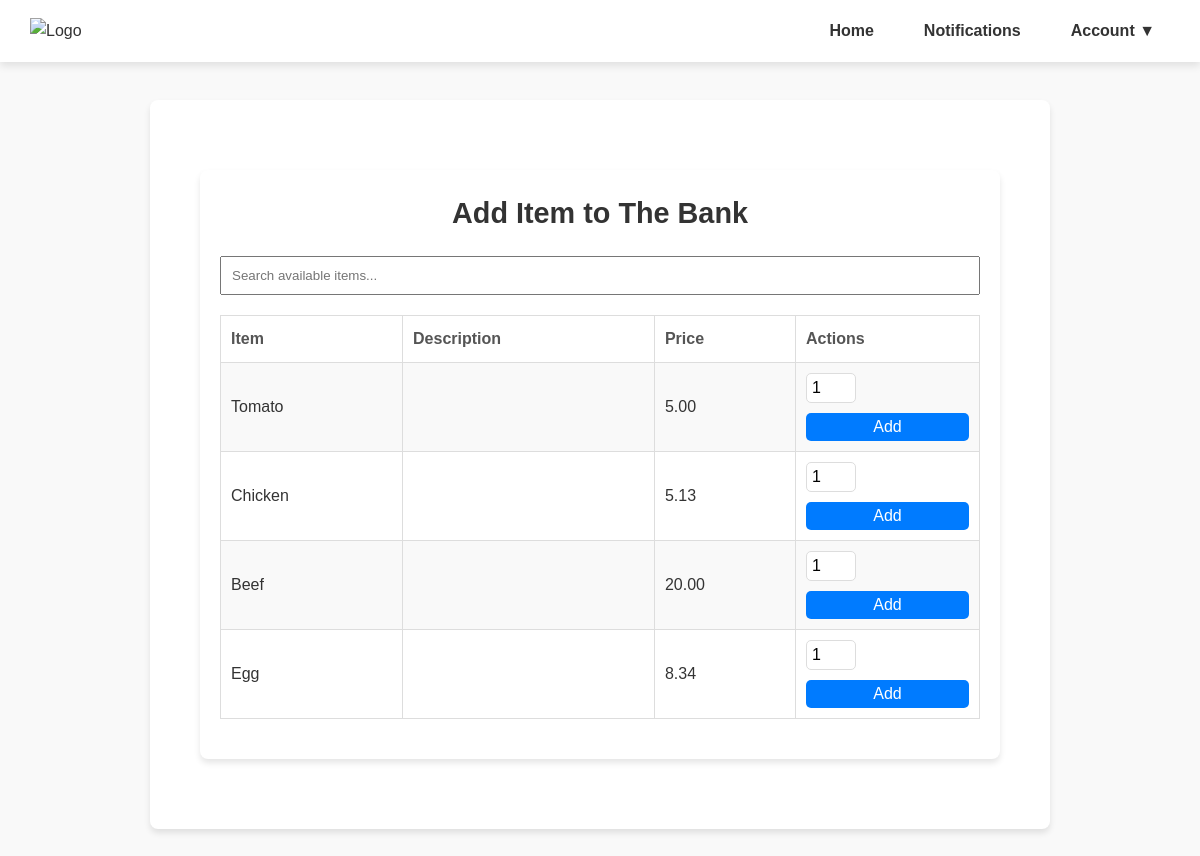
Before: /cart/1/add/ (signed in) with the older database file.
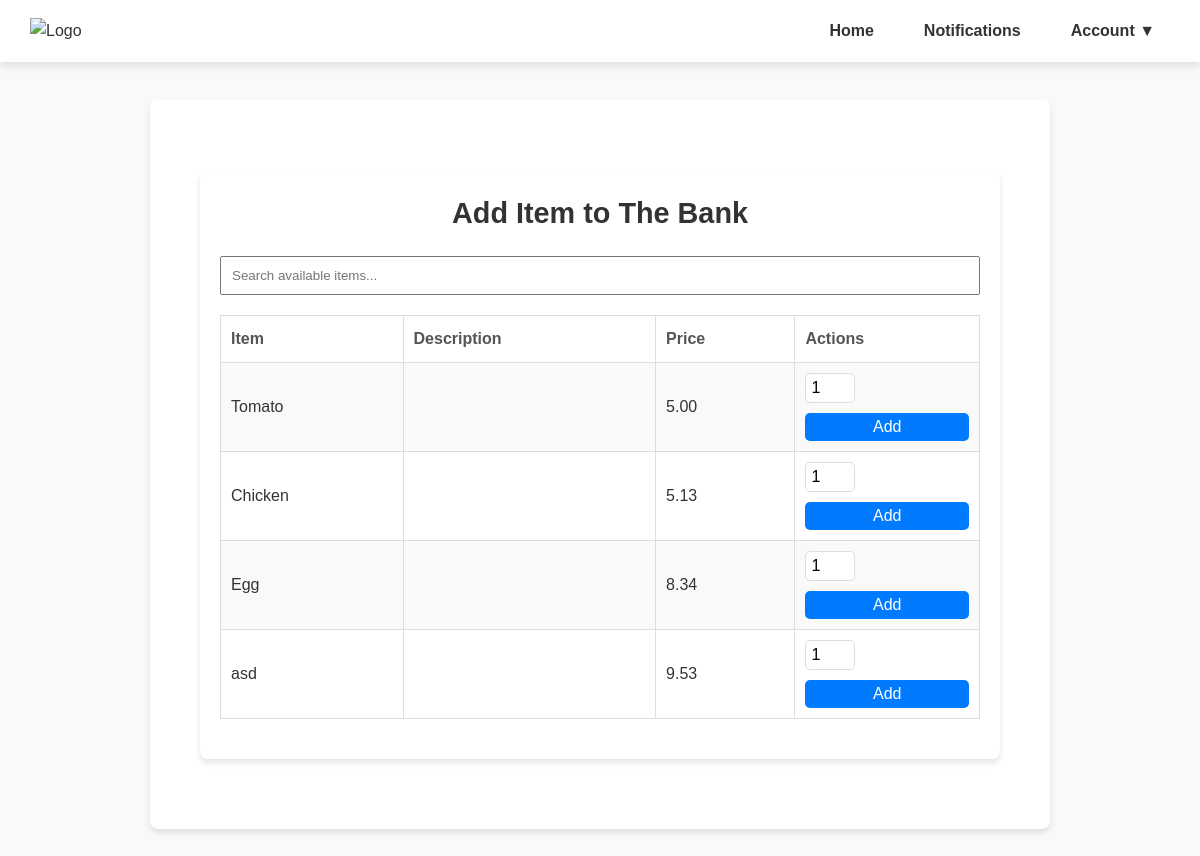
After: the same page with the newer database file.
### main/models.py (models this page shows, shortened)
class GroceryItem(models.Model):
    CATEGORY_CHOICES = [
        ("Fruits", "Fruits"),
        ("Vegetables", "Vegetables"),
        ("Dairy", "Dairy"),
        ("Bakery", "Bakery"),
        ("Meat", "Meat"),
        ("Beverages", "Beverages"),
        ("Snacks", "Snacks"),
        ("Frozen Foods", "Frozen Foods"),
        ("Household Items", "Household Items"),
    ]
    name = models.CharField(max_length=100)
    description = models.TextField(blank=True)
    price = models.DecimalField(max_digits=6, decimal_places=2, null=True, blank=True)
    availability = models.BooleanField(default=True)
    category = models.CharField(
        max_length=50,
        choices=CATEGORY_CHOICES,
        default="N/A",  # Default category
    )

### main/views.py (the view, shortened to what this page needs)
# urls.py: path('cart/<int:cart_id>/add/', views.add_item, name='add_item'),
@login_required
def add_item(request, cart_id):
    cart = get_object_or_404(SharedCart, id=cart_id, users=request.user)
    search_query = request.GET.get('q', '')  # Capture the search query
    available_items = GroceryItem.objects.filter(availability=True)  # Only available items
    if search_query:  # Filter items based on the search query
        available_items = available_items.filter(name__icontains=search_query)
    return render(request, 'add_item.html', {'cart': cart, 'available_items': available_items})

### templates/add_item.html (shortened to what this page needs)
{% extends 'base.html' %}
{% block content %}
<div class="container">
    <h1>Add Item to {{ cart.name }}</h1>
    <input
        type="text"
        id="searchAvailableItems"
        placeholder="Search available items..."
        style="width: 100%; padding: 10px; margin-bottom: 20px;"
    />
    <table id="availableItemsTable">
        <tr>
            <th>Item</th>
            <th>Description</th>
            <th>Price</th>
            <th>Actions</th>
        </tr>
        {% for item in available_items %}
        <tr>
            <td>{{ item.name }}</td>
            <td>{{ item.description }}</td>
            <td>{{ item.price }}</td>
            <td>
                <form method="POST" action="{% url 'add_item' cart.id %}">
                    <input type="number" name="quantity" value="1" min="1" style="width: 50px;">
                    <button type="submit">Add</button>
                </form>
            </td>
        </tr>
        {% endfor %}
    </table>
</div>
{% endblock %}

Changed rows visible on the page:
no longer on this page (row edited): GroceryItem: name "Beef", price "20.00"
added GroceryItem: name "asd", price "9.53"
